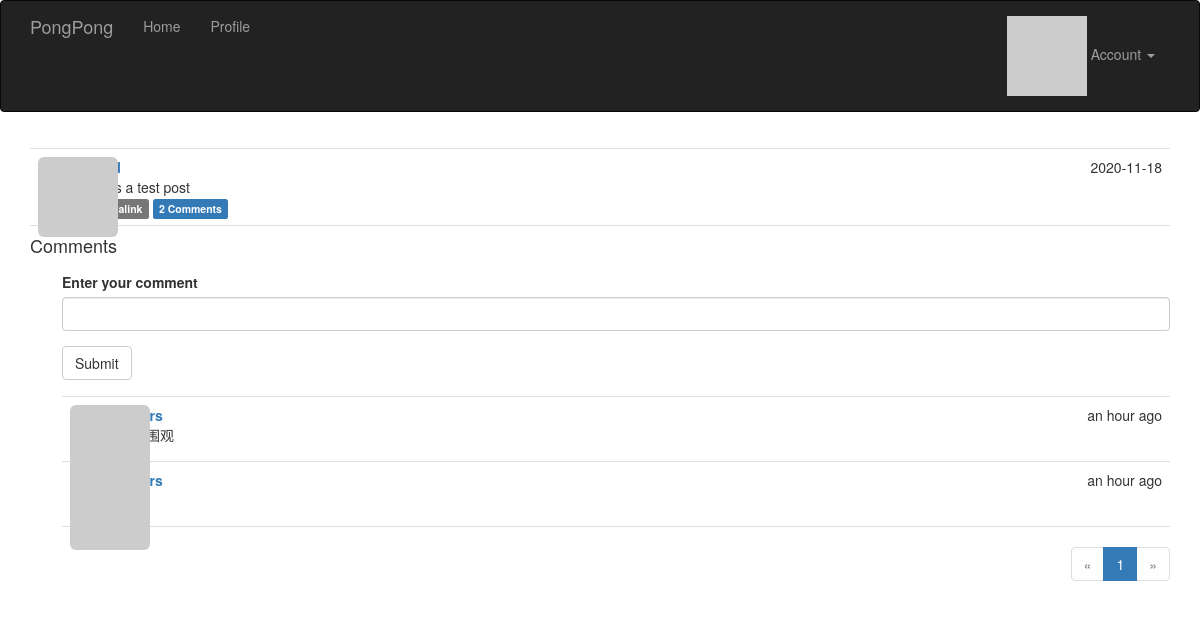
Screenshot of /post/101 (signed in) with the database file from the repository.
### app/models.py (models this page shows, shortened)
class Post(db.Model):
    __tablename__ = 'posts'
    id = db.Column(db.Integer, primary_key=True)
    body = db.Column(db.Text)
    timestamp = db.Column(db.DateTime, index=True, default=datetime.datetime.utcnow)
    author_id = db.Column(db.Integer, db.ForeignKey('users.id'))
    comments = db.relationship('Comment', backref='post', lazy='dynamic')

class Comment(db.Model):
    __tablename__ = 'comments'
    id = db.Column(db.Integer, primary_key=True)
    body = db.Column(db.Text)
    body_html = db.Column(db.Text)
    timestamp = db.Column(db.DateTime, index=True, default=datetime.datetime.utcnow)
    disabled = db.Column(db.Boolean)
    author_id = db.Column(db.Integer, db.ForeignKey('users.id'))
    post_id = db.Column(db.Integer, db.ForeignKey('posts.id'))

### app/main/views.py (the view, shortened to what this page needs)
@main.route('/post/<int:id>', methods=['GET', 'POST'])
def post(id):
    post = Post.query.get_or_404(id)
    form = CommentForm()
    page = request.args.get('page', 1, type=int)
    if page == -1:
        page = (post.comments.count() - 1) // \
               current_app.config['PONGPONG_COMMENTS_PER_PAGE'] + 1
    pagination = post.comments.order_by(Comment.timestamp.asc()).paginate(
        page, per_page=current_app.config['PONGPONG_COMMENTS_PER_PAGE'],
        error_out=False)
    comments = pagination.items
    return render_template('post.html', posts=[post], form=form,
                           comments=comments, pagination=pagination)

### app/main/forms.py
class CommentForm(FlaskForm):
    body = StringField('Enter your comment', validators=[DataRequired()])
    submit = SubmitField('Submit')

### app/auth/views.py (called while the page is built)
@auth.before_app_request
def before_request():
    if current_user.is_authenticated \
            and not current_user.confirmed \
            and request.endpoint \
            and request.blueprint != 'auth_bp' \
            and request.endpoint != 'static':
        current_user.ping()
        return redirect(url_for('auth_bp.unconfirmed'))

### app/main/__init__.py (called while the page is built)
@main.app_context_processor
def inject_permissions():
    return dict(Permission=Permission)

### app/models.py (called while the page is built)
@login_manager.user_loader
def load_user(user_id):
    return User.query.get(int(user_id))

    def has_permission(self, perm):
        return self.permissions & perm == perm

    def gravatar(self, size=100, default='identicon', rating='g'):
        url = 'https://secure.gravatar.com/avatar'
        hash = self.avatar_hash or self.gravatar_hash()
        return '{url}/{hash}?s={size}&d={default}&r={rating}'.format(
            url=url, hash=hash, size=size, default=default, rating=rating)

    def can(self, perm):
        return self.role is not None and self.role.has_permission(perm)

### app/templates/post.html (shortened to what this page needs)
{% extends "base.html" %}
{% import "bootstrap/wtf.html" as wtf %}
{% import "_macros.html" as macros %}
{% block page_content %}
{% include '_posts.html' %}
<h4 id="comments">Comments</h4>
{% if current_user.can(Permission.COMMENT) %}
    <div class="comment-form">
        {{ wtf.quick_form(form) }}
    </div>
{% endif %}
{% include '_comments.html' %}
{% if pagination %}
    <div class="pagination">
        {{ macros.pagination_widget(pagination, '.post', fragment='#comments', id=posts[0].id) }}
    </div>
{% endif %}
{% endblock %}

### app/templates/_posts.html
<ul class="posts">
    {% for post in posts %}
    <li class="post">
        <div class="post-thumbnail">
            <a href="{{ url_for('.user', username=post.author.username) }}">
                <img class="img-rounded profile-thumbnail" src="{{ post.author.gravatar(size=40) }}">
            </a>
        </div>
        <div class="post-content">
            <div class="post-date">{{ post.timestamp.strftime("%Y-%m-%d") }}</div>
            <div class="post-author"><a href="{{ url_for('.user', username=post.author.username) }}">{{
                post.author.username }}</a></div>
            <div class="post-body">
                {% if post.body_html %}
                {{ post.body_html | safe }} {% else %}
                {{ post.body }} {% endif %}
            </div>
            <div class="post-footer">
                <a href="{{ url_for('.post', id=post.id) }}"><span class="label label-default">Permalink</span> </a>
                <a href="{{ url_for('.post', id=post.id) }}#comments">
                    <span class="label label-primary">{{ post.comments.count() }} Comments</span>
                </a>
            </div>
        </div>
    </li>
    {% endfor %}
</ul>

### app/templates/_comments.html (shortened to what this page needs)
<ul class="comments">
    {% for comment in comments %}
    <li class="comment">
        <div class="comment-thumbnail">
            <a href="{{ url_for('.user', username=comment.author.username) }}">
                <img class="img-rounded profile-thumbnail" src="{{ comment.author.gravatar(size=40) }}">
            </a>
        </div>
        <div class="comment-content">
            <div class="comment-date">{{ moment(comment.timestamp).fromNow() }}</div>
            <div class="comment-author"><a href="{{ url_for('.user', username=comment.author.username) }}">{{
                comment.author.username }}</a></div>
            <div class="comment-body">
            </div>
        </div>
    </li>
    {% endfor %}
</ul>

### app/static/styles.css (style rules this page uses)
.profile-thumbnail { position: absolute; }
ul.posts { list-style-type: none; padding: 0px; margin: 16px 0px 0px 0px; border-top: 1px solid #e0e0e0; }
ul.posts li.post { padding: 8px; border-bottom: 1px solid #e0e0e0; }
div.post-date { float: right; }
div.post-author { font-weight: bold; }
div.post-thumbnail { position: absolute; }
div.post-content { margin-left: 48px; min-height: 48px; }
ul.comments { list-style-type: none; padding: 0px; margin: 16px 0px 0px 0px; }
ul.comments li.comment { margin-left: 32px; padding: 8px; border-bottom: 1px solid #e0e0e0; }
ul.comments li.comment:nth-child(1) { border-top: 1px solid #e0e0e0; }
div.comment-date { float: right; }
div.comment-author { font-weight: bold; }
div.comment-thumbnail { position: absolute; }
div.comment-content { margin-left: 48px; min-height: 48px; }
div.comment-form { margin: 16px 0px 16px 32px; }
div.pagination { width: 100%; text-align: right; padding: 0px; margin: 0px; }

### rows the page displays
Post: timestamp "2020-11-18", body "this is a test post", comments.count "2"
Comment: timestamp "an hour ago"
Comment: timestamp "an hour ago"

### other values shown
{{ p }} "1"
